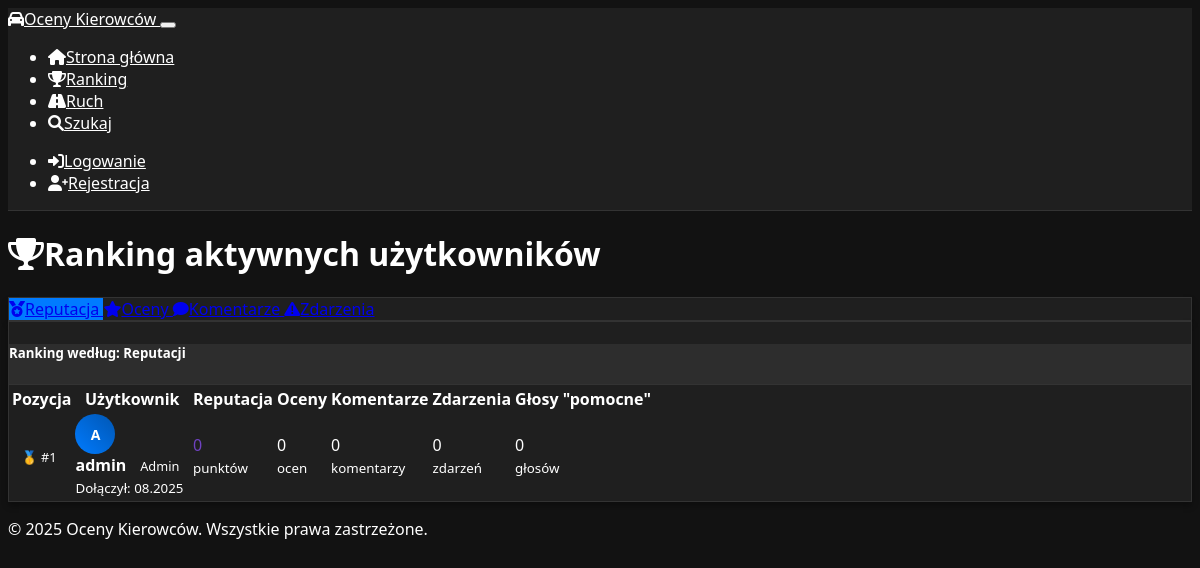
The page /ranking_users on the database as committed earlier.
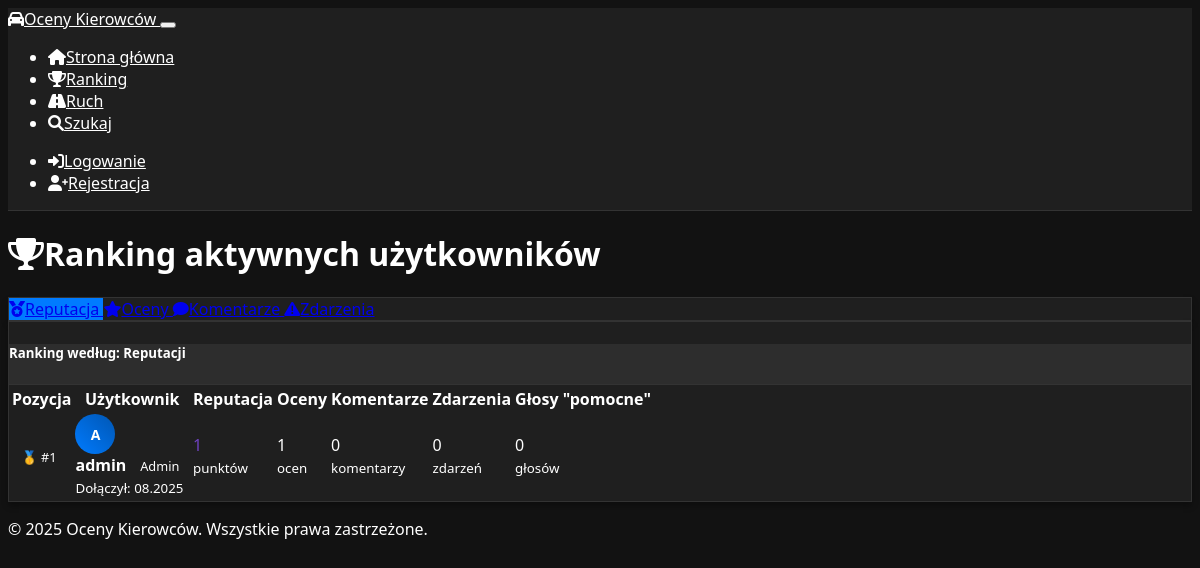
The same page on the database as committed later.
### models.py (models this page shows, shortened)
class UserStatistics(db.Model):
    id = db.Column(db.Integer, primary_key=True)
    user_id = db.Column(db.Integer, db.ForeignKey('user.id'), unique=True, nullable=False)
    total_ratings = db.Column(db.Integer, default=0)
    total_comments = db.Column(db.Integer, default=0)
    total_reports = db.Column(db.Integer, default=0)
    total_incidents = db.Column(db.Integer, default=0)
    helpful_votes = db.Column(db.Integer, default=0)
    reputation_score = db.Column(db.Integer, default=0)
    last_updated = db.Column(db.DateTime, default=datetime.utcnow)
    user = db.relationship('User', backref=db.backref('statistics', uselist=False))

class User(db.Model):
    id = db.Column(db.Integer, primary_key=True)
    username = db.Column(db.String(64), unique=True, nullable=False)
    email = db.Column(db.String(120), unique=True, nullable=False)
    password_hash = db.Column(db.String(256), nullable=False)
    is_admin = db.Column(db.Boolean, default=False)
    created_at = db.Column(db.DateTime, default=datetime.utcnow)
    ratings = db.relationship('Rating', backref='user', lazy='dynamic', cascade='all, delete-orphan')
    comments = db.relationship('Comment', backref='user', lazy='dynamic', cascade='all, delete-orphan')
    reports = db.relationship('Report', backref='user', lazy='dynamic', cascade='all, delete-orphan')

### app.py (the view)
@app.route('/ranking_users')
def ranking_users():
    sort_by = request.args.get(
        'sort', 'reputation')  # reputation, ratings, comments, incidents
    if sort_by == 'reputation':
        top_users = db.session.query(UserStatistics, User).join(User).order_by(
            UserStatistics.reputation_score.desc()).limit(50).all()
    elif sort_by == 'ratings':
        top_users = db.session.query(UserStatistics, User).join(User).order_by(
            UserStatistics.total_ratings.desc()).limit(50).all()
    elif sort_by == 'comments':
        top_users = db.session.query(UserStatistics, User).join(User).order_by(
            UserStatistics.total_comments.desc()).limit(50).all()
    elif sort_by == 'incidents':
        top_users = db.session.query(UserStatistics, User).join(User).order_by(
            UserStatistics.total_incidents.desc()).limit(50).all()
    else:
        top_users = db.session.query(UserStatistics, User).join(User).order_by(
            UserStatistics.reputation_score.desc()).limit(50).all()
    return render_template('ranking_users.html',
                           top_users=top_users,
                           sort_by=sort_by)

### app.py (called while the page is built)
def init_auth(app):
    @app.context_processor
    def inject_auth_functions():
        return {
            'get_current_user': get_current_user,
            'is_logged_in': is_logged_in,
            'is_admin': is_admin
        }

### templates/ranking_users.html (shortened to what this page needs)
{% extends "base.html" %}
{% block content %}
<div class="container">
    <div class="row">
        <div class="col-12">
            <h1><i class="fas fa-trophy me-2"></i>Ranking aktywnych użytkowników</h1>
        </div>
    </div>
    <div class="row mb-4">
        <div class="col-12">
            <div class="card">
                <div class="card-body">
                    <div class="btn-group w-100" role="group">
                        <a href="{{ url_for('ranking_users', sort='reputation') }}"
                           class="btn btn-{% if sort_by == 'reputation' %}primary{% else %}outline-primary{% endif %}">
                            <i class="fas fa-medal me-1"></i>Reputacja
                        </a>
                        <a href="{{ url_for('ranking_users', sort='ratings') }}"
                           class="btn btn-{% if sort_by == 'ratings' %}primary{% else %}outline-primary{% endif %}">
                            <i class="fas fa-star me-1"></i>Oceny
                        </a>
                        <a href="{{ url_for('ranking_users', sort='comments') }}"
                           class="btn btn-{% if sort_by == 'comments' %}primary{% else %}outline-primary{% endif %}">
                            <i class="fas fa-comment me-1"></i>Komentarze
                        </a>
                        <a href="{{ url_for('ranking_users', sort='incidents') }}"
                           class="btn btn-{% if sort_by == 'incidents' %}primary{% else %}outline-primary{% endif %}">
                            <i class="fas fa-exclamation-triangle me-1"></i>Zdarzenia
                        </a>
                    </div>
                </div>
            </div>
        </div>
    </div>
    <div class="row">
        <div class="col-12">
            <div class="card">
                <div class="card-header">
                    <h5 class="mb-0">
                        Ranking według:
                        {% if sort_by == 'reputation' %}Reputacji
                        {% elif sort_by == 'ratings' %}Liczby ocen
                        {% elif sort_by == 'comments' %}Liczby komentarzy
                        {% elif sort_by == 'incidents' %}Liczby zdarzeń
                        {% endif %}
                    </h5>
                </div>
                <div class="card-body p-0">
                    <div class="table-responsive">
                        <table class="table table-hover mb-0">
                            <thead class="table-light">
                                <tr>
                                    <th>Pozycja</th>
                                    <th>Użytkownik</th>
                                    <th>Reputacja</th>
                                    <th>Oceny</th>
                                    <th>Komentarze</th>
                                    <th>Zdarzenia</th>
                                    <th>Głosy "pomocne"</th>
                                </tr>
                            </thead>
                            <tbody>
                                {% for stats, user in top_users %}
                                <tr {% if session.user_id and user.id == session.user_id %}class="table-primary"{% endif %}>
                                    <td>
                                        {% if loop.index <= 3 %}
                                            <span class="badge bg-{% if loop.index == 1 %}warning{% elif loop.index == 2 %}secondary{% else %}primary{% endif %} fs-6">
                                                {% if loop.index == 1 %}🥇
                                                {% elif loop.index == 2 %}🥈
                                                {% elif loop.index == 3 %}🥉
                                                {% endif %}
                                                #{{ loop.index }}
                                            </span>
                                        {% else %}
                                            <span class="fw-bold">#{{ loop.index }}</span>
                                        {% endif %}
                                    </td>
                                    <td>
                                        <div class="d-flex align-items-center">
                                            <div class="avatar-circle me-2">
                                                {{ user.username[0].upper() }}
                                            </div>
                                            <div>
                                                <strong>{{ user.username }}</strong>
                                                {% if user.is_admin %}
                                                    <span class="badge bg-danger ms-1">Admin</span>
                                                {% endif %}
                                                <br>
                                                <small class="text-muted">
                                                    Dołączył: {{ user.created_at.strftime('%m.%Y') }}
                                                </small>
                                            </div>
                                        </div>
                                    </td>
                                    <td>
                                        <span class="fw-bold text-purple">{{ stats.reputation_score }}</span>
                                        <br>
                                        <small class="text-muted">punktów</small>
                                    </td>
                                    <td>
                                        <span class="fw-bold text-primary">{{ stats.total_ratings }}</span>
                                        <br>
                                        <small class="text-muted">ocen</small>
                                    </td>
                                    <td>
                                        <span class="fw-bold text-info">{{ stats.total_comments }}</span>
                                        <br>
                                        <small class="text-muted">komentarzy</small>
                                    </td>
                                    <td>
                                        <span class="fw-bold text-warning">{{ stats.total_incidents }}</span>
                                        <br>
                                        <small class="text-muted">zdarzeń</small>
                                    </td>
                                    <td>
                                        <span class="fw-bold text-success">{{ stats.helpful_votes }}</span>
                                        <br>
                                        <small class="text-muted">głosów</small>
                                    </td>
                                </tr>
                                {% endfor %}
                            </tbody>
                        </table>
                    </div>
                </div>
            </div>
        </div>
    </div>
</div>
{% endblock %}

### templates/base.html (shortened to what this page needs)
<!DOCTYPE html>
<html lang="pl" data-bs-theme="dark">
<head>
    <link href="https://cdn.replit.com/agent/bootstrap-agent-dark-theme.min.css" rel="stylesheet">
    <link href="https://cdnjs.cloudflare.com/ajax/libs/font-awesome/6.0.0/css/all.min.css" rel="stylesheet">
    <link rel="stylesheet" href="https://unpkg.com/leaflet@1.9.4/dist/leaflet.css" />
    <link href="{{ url_for('static', filename='css/style.css') }}" rel="stylesheet">
    <link href="{{ url_for('static', filename='css/icons.css') }}" rel="stylesheet">
</head>
<body>
    <nav class="navbar navbar-expand-lg navbar-dark">
        <div class="container">
            <a class="navbar-brand" href="{{ url_for('index') }}">
                <i class="fas fa-car me-2"></i>Oceny Kierowców
            </a>
            <button class="navbar-toggler" type="button" data-bs-toggle="collapse" data-bs-target="#navbarNav">
            </button>
            <div class="collapse navbar-collapse" id="navbarNav">
                <ul class="navbar-nav me-auto">
                    <li class="nav-item">
                        <a class="nav-link" href="{{ url_for('index') }}">
                            <i class="fas fa-home me-1"></i>Strona główna
                        </a>
                    </li>
                    <li class="nav-item">
                        <a class="nav-link" href="{{ url_for('ranking') }}">
                            <i class="fas fa-trophy me-1"></i>Ranking
                        </a>
                    </li>
                    <li class="nav-item">
                        <a class="nav-link" href="{{ url_for('traffic') }}">
                            <i class="fas fa-road me-1"></i>Ruch
                        </a>
                    </li>
                    <li class="nav-item">
                        <a class="nav-link" href="{{ url_for('search') }}">
                            <i class="fas fa-search me-1"></i>Szukaj
                        </a>
                    </li>
                </ul>
                <ul class="navbar-nav">
                    {% if session.user_id %}
                        <li class="nav-item dropdown">
                            <a class="nav-link dropdown-toggle" href="#" id="userDropdown" role="button" data-bs-toggle="dropdown">
                                <i class="fas fa-user-circle me-1"></i>{{ get_current_user().username }}
                            </a>
                            <ul class="dropdown-menu">
                                <li><a class="dropdown-item" href="{{ url_for('profile') }}">
                                    <i class="fas fa-user me-1"></i>Mój profil
                                </a></li>
                                <li><a class="dropdown-item" href="{{ url_for('statistics') }}">
                                    <i class="fas fa-chart-bar me-1"></i>Moje statystyki
                                </a></li>
                                <li><hr class="dropdown-divider"></li>
                                {% if is_admin() %}
                                <li><a class="dropdown-item" href="{{ url_for('admin') }}">
                                    <i class="fas fa-cog me-1"></i>Panel administratora
                                </a></li>
                                <li><hr class="dropdown-divider"></li>
                                {% endif %}
                                <li><a class="dropdown-item" href="{{ url_for('logout') }}">
                                    <i class="fas fa-sign-out-alt me-1"></i>Wyloguj
                                </a></li>
                            </ul>
                        </li>
                    {% else %}
                        <li class="nav-item">
                            <a class="nav-link" href="{{ url_for('login') }}">
                                <i class="fas fa-sign-in-alt me-1"></i>Logowanie
                            </a>
                        </li>
                        <li class="nav-item">
                            <a class="nav-link" href="{{ url_for('register') }}">
                                <i class="fas fa-user-plus me-1"></i>Rejestracja
                            </a>
                        </li>
                    {% endif %}
                </ul>
            </div>
        </div>
    </nav>
    <main class="container mt-4">
        {% block content %}{% endblock %}
    </main>
    <footer class="mt-5 py-4 text-center text-muted">
        <div class="container">
            <p>&copy; 2025 Oceny Kierowców. Wszystkie prawa zastrzeżone.</p>
        </div>
    </footer>
</body>
</html>

### static/css/style.css (style rules this page uses)
:root { --primary-color: #007bff; --secondary-color: #6c757d; --success-color: #28a745; --danger-color: #dc3545; --warning-color: #ffc107; --info-color: #17a2b8; --dark-color: #343a40; --light-color: #f8f9fa; --star-color: #ffc107; --star-empty: #e9ecef; }
body { background-color: #121212; color: #ffffff; font-family: 'Segoe UI', Tahoma, Geneva, Verdana, sans-serif; }
.navbar { background-color: #1f1f1f !important; border-bottom: 1px solid #333; }
.navbar-brand, .navbar-nav .nav-link { color: #ffffff !important; }
.card { background-color: #1f1f1f; border: 1px solid #333; box-shadow: 0 4px 6px rgba(0, 0, 0, 0.3); transition: transform 0.2s ease, box-shadow 0.2s ease; }
.card-header { background-color: #2d2d2d; border-bottom: 1px solid #333; color: #ffffff; }
.btn-primary { background-color: var(--primary-color); border-color: var(--primary-color); transition: all 0.2s ease; }
.badge { font-size: 0.8rem; padding: 0.4rem 0.6rem; }
.avatar-circle { width: 40px; height: 40px; border-radius: 50%; background: linear-gradient(45deg, var(--primary-color), #0056b3); color: white; display: flex; align-items: center; justify-content: center; font-weight: bold; font-size: 14px; text-transform: uppercase; }
.text-purple { color: #6f42c1 !important; }

### templates/ranking_users.html (style rules this page uses)
.avatar-circle { width: 40px; height: 40px; border-radius: 50%; background: linear-gradient(45deg, #007bff, #0056b3); color: white; display: flex; align-items: center; justify-content: center; font-weight: bold; font-size: 14px; }
.text-purple { color: #6f42c1 !important; }

Rows that differ between the two databases and show on the page:
changed UserStatistics "admin": reputation_score "0" → "1"; total_ratings "0" → "1"
